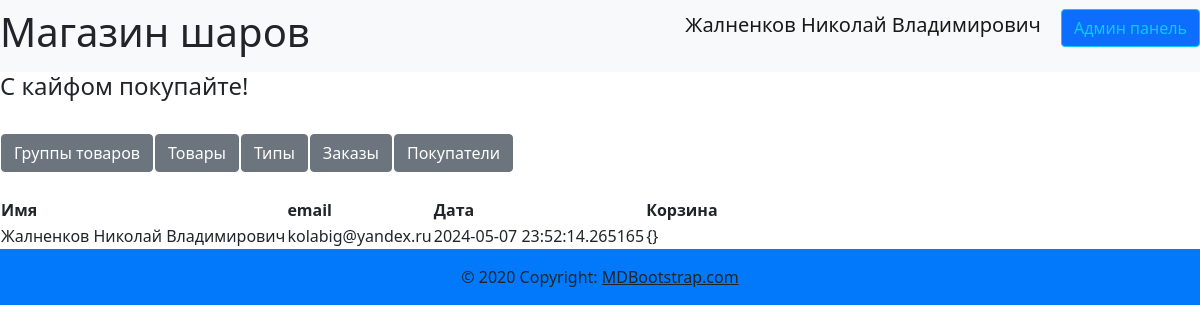
/admin/users (signed in), run on an earlier commit of the app's database.
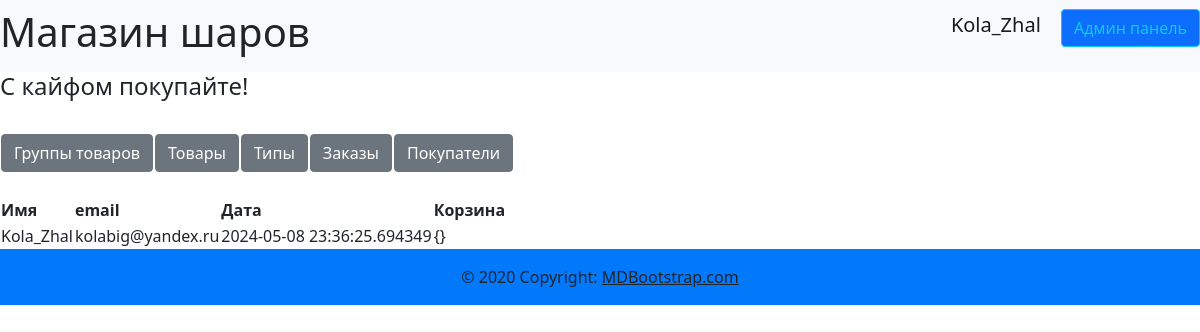
And on a later commit of the database.
### data/users.py (models this page shows, shortened)
class User(SqlAlchemyBase, UserMixin, SerializerMixin):
    __tablename__ = 'users'
    id = sqlalchemy.Column(sqlalchemy.Integer,
                           primary_key=True, autoincrement=True)
    name = sqlalchemy.Column(sqlalchemy.String, nullable=True)
    tel = sqlalchemy.Column(sqlalchemy.String, nullable=True)
    email = sqlalchemy.Column(sqlalchemy.String,
                              index=True, unique=True, nullable=True)
    hashed_password = sqlalchemy.Column(sqlalchemy.String, nullable=True)
    created_date = sqlalchemy.Column(sqlalchemy.DateTime,
                                     default=datetime.datetime.now)
    basket = sqlalchemy.Column(sqlalchemy.String, default='{}')
    admin = sqlalchemy.Column(sqlalchemy.Boolean, default=False)
    tg_id = sqlalchemy.Column(sqlalchemy.String, nullable=True)
    confirmed = sqlalchemy.Column(sqlalchemy.Boolean, default=False)
    address = sqlalchemy.Column(sqlalchemy.String, nullable=True)
    orders = orm.relationship("Order", back_populates='user')

### server.py (the view)
@app.route('/admin/users', methods=['GET', 'POST'])
@login_required
def admin_user():
    if current_user.admin:
        db_sess = db_session.create_session()
        users = db_sess.query(User).all()
        return render_template('pages/admin_users.html', title='Админ панель',
                               users=users)

### data/db_session.py (called while the page is built)
def create_session() -> Session:
    global __factory
    return __factory()

### server.py (called while the page is built)
@login_manager.user_loader
def load_user(user_id):
    db_sess = db_session.create_session()
    return db_sess.query(User).get(user_id)

### templates/pages/admin_users.html
{% extends "pages/base_admin.html" %}
{% block admincontent %}
<br>
<div>
    <table>
        <tr>
            <th>Имя</th>
            <th>email</th>
            <th>Дата</th>
            <th>Корзина</th>
        </tr>
        {% for user in users %}
        <tr>
            <td>{{ user.name }}</td>
            <td>{{ user.email }}</td>
            <td>{{ user.created_date }}</td>
            <td>{{ user.basket }}</td>
        </tr>
        {% endfor %}
    </table>
</div>
{% endblock %}

### templates/pages/base_admin.html
{% extends "base.html" %}
{% block content %}
<br>
<div>
    <table>
        <tr>
            <th><a href="/admin/productsgroups" class="btn btn-secondary">Группы товаров</a></th>
            <th><a href="/admin/products" class="btn btn-secondary">Товары</a></th>
            <th><a href="/admin/types" class="btn btn-secondary">Типы</a></th>
            <th><a href="/admin/orders" class="btn btn-secondary">Заказы</a></th>
            <th><a href="/admin/users" class="btn btn-secondary">Покупатели</a></th>
        </tr>
    </table>
</div>
<div>
    {% block admincontent %}{% endblock %}
</div>
{% endblock %}

### templates/base.html (shortened to what this page needs)
<!doctype html>
<html lang="ru">
<head>
    <link rel="stylesheet" href="{{ url_for('static', filename='css/bootstrap.min.css') }}">
    <link rel="stylesheet" href="{{ url_for('static', filename='css/header.css') }}">
    <link rel="stylesheet" href="{{ url_for('static', filename='css/footer.css') }}">
    <link rel="stylesheet" href="{{ url_for('static', filename='css/style.css') }}">
</head>
<body>
    {% include 'includes/header.html' %}
    {% block content %}
    {% endblock %}
    {% include 'includes/footer.html' %}
</body>
</html>

### templates/includes/header.html
<header>
    <nav class="navbar navbar-light bg-light">
        <h1> Магазин шаров</h1>
        {% if current_user.is_authenticated %}
        <p align="right">
            <a class="navbar-brand" href="/logout">{{ current_user.name }}</a>
            {% if current_user.admin%}
            <a class="btn btn-primary btn btn-outline-info mr-2" href="/admin/products">Админ панель</a>
            {% endif %}
        {% else %}
        <p align="right">
            <a class="btn btn-primary " href="/register">Зарегистрироваться</a>
            <a class="btn btn-success" href="/login">Войти</a>
        </p>
        {% endif %}
    </nav>
    <h4 align="left">С кайфом покупайте!</h4>
</header>

### templates/includes/footer.html
<footer class="bg-body-tertiary text-center text-lg-start">
  <div class="text-center p-3">
    © 2020 Copyright:
    <a class="text-body" href="https://mdbootstrap.com/">MDBootstrap.com</a>
  </div>
</footer>

### static/css/header.css (style rules this page uses)
:root { --main-color: #0179FA; --second-color: white; }

### static/css/footer.css (style rules this page uses)
:root { --main-color: #111111; --second-color: white; }
footer { background-color: var(--main-color); }

### static/css/style.css (style rules this page uses)
:root { --main-color: #0179FA; --second-color: #ffffff; --thirdly_color: #629ee3; }
body { background-color: var(--second-color); }

What changed in the data, as far as the page shows it:
removed User: name "Жалненков Николай Владимирович", email "kolabig@yandex.ru", created_date "2024-05-07 23:52:14.265165", basket "{}"
added User: name "Kola_Zhal", email "kolabig@yandex.ru", created_date "2024-05-08 23:36:25.694349", basket "{}"
